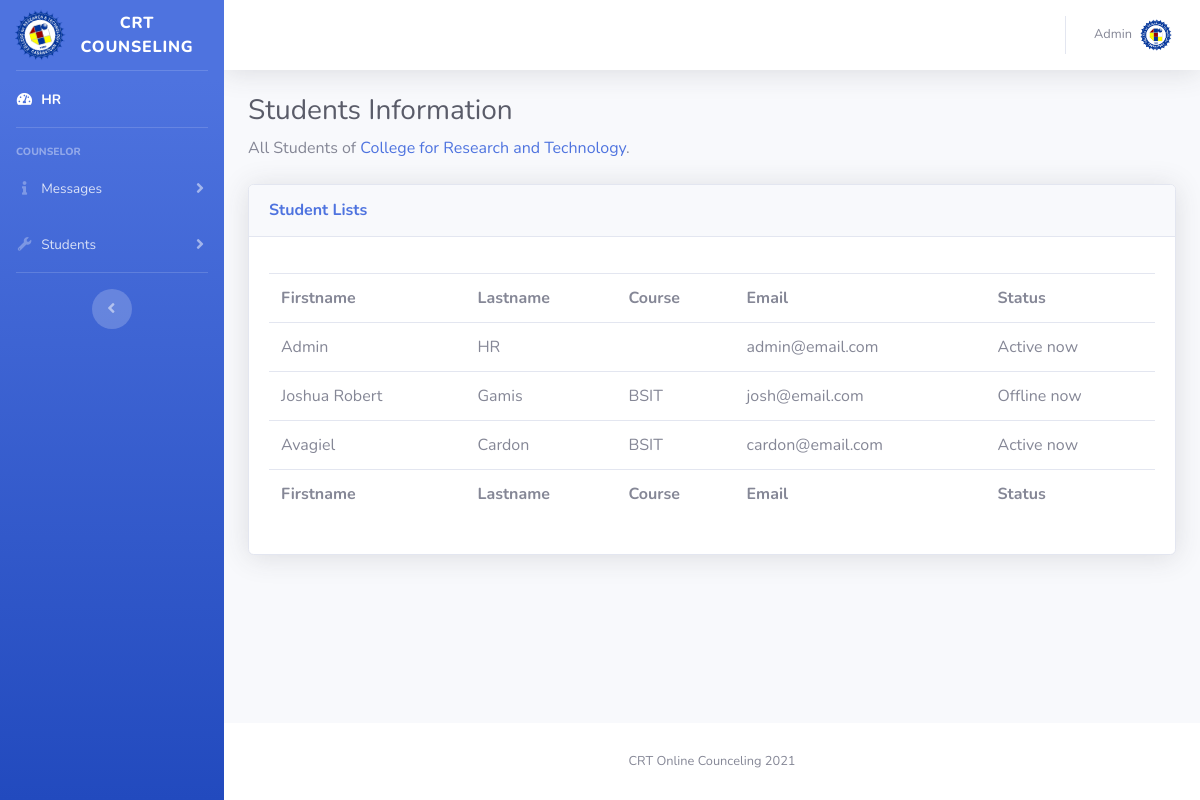
The app's page /admin/students.php (signed in) with its own data.
### tables this page shows
CREATE TABLE `users` (
  `user_id` int(11) NOT NULL,
  `unique_id` int(255) NOT NULL,
  `fname` varchar(255) NOT NULL,
  `lname` varchar(255) NOT NULL,
  `course` varchar(10) NOT NULL,
  `email` varchar(255) NOT NULL,
  `password` varchar(255) NOT NULL,
  `img` varchar(255) NOT NULL,
  `status` varchar(255) NOT NULL
);

### admin/students.php (the view, shortened to what this page needs)
<?php
  include_once "php/config.php";
?>
<!DOCTYPE html>
<html lang="en">
<head>
  <link href="vendor/fontawesome-free/css/all.min.css" rel="stylesheet" type="text/css">
  <link href="css/sb-admin-2.min.css" rel="stylesheet">
</head>
<body id="page-top">
  <div id="wrapper">
    <ul class="navbar-nav bg-gradient-primary sidebar sidebar-dark accordion" id="accordionSidebar">
      <a class="sidebar-brand d-flex align-items-center justify-content-center" href="dashboard.php">
        <div class="sidebar-brand-icon rotate-n-15">
          <img src="../img/crtlogo.png" style="max-width: 50px;">
        </div>
        <div class="sidebar-brand-text mx-3">CRT Counseling</div>
      </a>
      <hr class="sidebar-divider my-0">
      <li class="nav-item active">
        <a class="nav-link" href="index.php">
          <i class="fas fa-fw fa-tachometer-alt"></i>
          <span>HR</span></a>
      </li>
      <hr class="sidebar-divider">
      <div class="sidebar-heading">
        Counselor
      </div>
      <li class="nav-item">
        <a class="nav-link collapsed" href="#" data-toggle="collapse" data-target="#collapseTwo" aria-expanded="true" aria-controls="collapseTwo">
          <i class="fas fa-fw fa-info"></i>
          <span>Messages</span>
        </a>
      </li>
      <li class="nav-item">
        <a class="nav-link collapsed" href="#" data-toggle="collapse" data-target="#collapseUtilities" aria-expanded="true" aria-controls="collapseUtilities">
          <i class="fas fa-fw fa-wrench"></i>
          <span>Students</span>
        </a>
      </li>
      <hr class="sidebar-divider d-none d-md-block">
      <div class="text-center d-none d-md-inline">
        <button class="rounded-circle border-0" id="sidebarToggle"></button>
      </div>
    </ul>
    <div id="content-wrapper" class="d-flex flex-column">
      <div id="content">
        <nav class="navbar navbar-expand navbar-light bg-white topbar mb-4 static-top shadow">
          <ul class="navbar-nav ml-auto">
            <?php
            $sql = mysqli_query($conn, "SELECT * FROM users WHERE unique_id = {$_SESSION['unique_id']}");
            if(mysqli_num_rows($sql) > 0){
              $row = mysqli_fetch_assoc($sql);
            }
          ?>
            <li class="nav-item dropdown no-arrow">
              <a class="nav-link dropdown-toggle" href="#" id="userDropdown" role="button" data-toggle="dropdown" aria-haspopup="true" aria-expanded="false">
                <span class="mr-2 d-none d-lg-inline text-gray-600 small"><?php echo $row['fname']; ?></span>
                <img class="img-profile rounded-circle" src="../php/images/<?php echo $row['img']; ?>" alt="" style="max-width: 50px;">
              </a>
            </li>
          </ul>
        </nav>
        <div class="container-fluid">
          <h1 class="h3 mb-2 text-gray-800">Students Information</h1>
          <p class="mb-4">All Students of <a target="_blank" href="https://crt.edu.ph">College for Research and Technology</a>.</p>
          <div class="card shadow mb-4">
            <div class="card-header py-3">
              <h6 class="m-0 font-weight-bold text-primary">Student Lists</h6>
            </div>
            <div class="card-body">
              <div class="table-responsive">
                <table class="table table-bordered" id="dataTable" width="100%" cellspacing="0">
                  <thead>
                    <?php
                      $result = mysql_query("SELECT * FROM users ");
                      echo "<div id='data'>";
                      echo "<table  class=\"table\" bgcolor='#fff'>
                      <tr>
                      <th>Firstname</th>
                      <th>Lastname</th>
                      <th>Course</th>
                      <th>Email</th>
                      <th>Status</th>
                      </tr>
                  </thead>
                  <tfoot>
                    <tr>
                      <th>Firstname</th>
                      <th>Lastname</th>
                      <th>Course</th>
                      <th>Email</th>
                      <th>Status</th>
                    </tr>
                  </tfoot>";
                      while($row = mysql_fetch_array($result))
                        {
                          echo "<tr>";
                          echo "<td>" . $row['fname'] . "</td>";
                          echo "<td>" . $row['lname'] . "</td>";
                          echo "<td>" . $row['course'] . "</td>";
                          echo "<td>" . $row['email'] . "</td>";
                          echo "<td>" . $row['status'] . "</td>";
                          echo "</tr>";
                     }
                     echo"</Table>";
                     ?>
      </div>
      </div>
    </div>
      </div>
      </div>
      <footer class="sticky-footer bg-white">
        <div class="container my-auto">
          <div class="copyright text-center my-auto">
            <span>CRT Online Counceling 2021</span>
          </div>
        </div>
      </footer>
    </div>
  </div>
</body>
</html>

### records on screen
users: fname "Admin", img (picture), lname "HR", email "admin@email.com", status "Active now"
users: fname "Joshua Robert", lname "Gamis", course "BSIT", email "josh@email.com", status "Offline now"
users: fname "Avagiel", lname "Cardon", course "BSIT", email "cardon@email.com", status "Active now"
